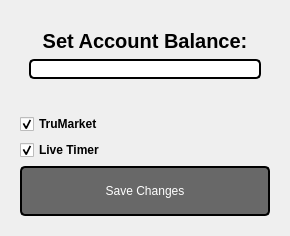
         <widget class="QWidget" name="testPage4">
          <layout class="QVBoxLayout" name="verticalLayout_26">
           <item alignment="Qt::AlignHCenter">
            <widget class="QWidget" name="settingsWidget" native="true">
             <layout class="QVBoxLayout" name="verticalLayout_25">
              <item>
               <widget class="QWidget" name="widget_11" native="true">
                <property name="sizePolicy">
                 <sizepolicy hsizetype="Preferred" vsizetype="Fixed">
                  <horstretch>0</horstretch>
                  <verstretch>0</verstretch>
                 </sizepolicy>
                </property>
                <layout class="QVBoxLayout" name="verticalLayout_27">
                 <item>
                  <widget class="QLabel" name="label">
                   <property name="sizePolicy">
                    <sizepolicy hsizetype="Preferred" vsizetype="Fixed">
                     <horstretch>0</horstretch>
                     <verstretch>0</verstretch>
                    </sizepolicy>
                   </property>
                   <property name="minimumSize">
                    <size>
                     <width>0</width>
                     <height>0</height>
                    </size>
                   </property>
                   <property name="maximumSize">
                    <size>
                     <width>16777215</width>
                     <height>16777215</height>
                    </size>
                   </property>
                   <property name="font">
                    <font>
                     <pointsize>15</pointsize>
                     <weight>75</weight>
                     <bold>true</bold>
                    </font>
                   </property>
                   <property name="styleSheet">
                    <string notr="true">color: rgb(0, 0, 0);</string>
                   </property>
                   <property name="text">
                    <string>Set Account Balance:</string>
                   </property>
                   <property name="alignment">
                    <set>Qt::AlignCenter</set>
                   </property>
                  </widget>
                 </item>
                 <item>
                  <widget class="QLineEdit" name="amountEdit">
                   <property name="sizePolicy">
                    <sizepolicy hsizetype="Preferred" vsizetype="Fixed">
                     <horstretch>0</horstretch>
                     <verstretch>0</verstretch>
                    </sizepolicy>
                   </property>
                   <property name="styleSheet">
                    <string notr="true">background-color: rgb(255, 255, 255);
border-width: 10px;
border-radius: 5px;
color: rgb(0, 0, 0);
border: 2px solid black;</string>
                   </property>
                  </widget>
                 </item>
                </layout>
               </widget>
              </item>
              <item>
               <widget class="QLabel" name="settingsLabel">
                <property name="sizePolicy">
                 <sizepolicy hsizetype="Preferred" vsizetype="Fixed">
                  <horstretch>0</horstretch>
                  <verstretch>0</verstretch>
                 </sizepolicy>
                </property>
                <property name="styleSheet">
                 <string notr="true">color: rgb(0, 0, 0);</string>
                </property>
                <property name="text">
                 <string/>
                </property>
                <property name="alignment">
                 <set>Qt::AlignCenter</set>
                </property>
               </widget>
              </item>
              <item>
               <widget class="QCheckBox" name="checkBox">
                <property name="enabled">
                 <bool>true</bool>
                </property>
                <property name="sizePolicy">
                 <sizepolicy hsizetype="Preferred" vsizetype="Fixed">
                  <horstretch>0</horstretch>
                  <verstretch>0</verstretch>
                 </sizepolicy>
                </property>
                <property name="font">
                 <font>
                  <weight>75</weight>
                  <bold>true</bold>
                 </font>
                </property>
                <property name="layoutDirection">
                 <enum>Qt::LeftToRight</enum>
                </property>
                <property name="styleSheet">
                 <string notr="true">color: rgb(0, 0, 0);</string>
                </property>
                <property name="text">
                 <string>TruMarket</string>
                </property>
                <property name="checked">
                 <bool>true</bool>
                </property>
               </widget>
              </item>
              <item>
               <widget class="QCheckBox" name="liveTimer">
                <property name="enabled">
                 <bool>true</bool>
                </property>
                <property name="sizePolicy">
                 <sizepolicy hsizetype="Preferred" vsizetype="Fixed">
                  <horstretch>0</horstretch>
                  <verstretch>0</verstretch>
                 </sizepolicy>
                </property>
                <property name="font">
                 <font>
                  <weight>75</weight>
                  <bold>true</bold>
                 </font>
                </property>
                <property name="layoutDirection">
                 <enum>Qt::LeftToRight</enum>
                </property>
                <property name="styleSheet">
                 <string notr="true">color: rgb(0, 0, 0);</string>
                </property>
                <property name="text">
                 <string>Live Timer</string>
                </property>
                <property name="checked">
                 <bool>true</bool>
                </property>
               </widget>
              </item>
              <item>
               <widget class="QPushButton" name="buttonEdit">
                <property name="sizePolicy">
                 <sizepolicy hsizetype="Preferred" vsizetype="Fixed">
                  <horstretch>0</horstretch>
                  <verstretch>0</verstretch>
                 </sizepolicy>
                </property>
                <property name="minimumSize">
                 <size>
                  <width>250</width>
                  <height>50</height>
                 </size>
                </property>
                <property name="styleSheet">
                 <string notr="true">QPushButton {
background-color: rgb(104, 104, 104);
border-radius: 5px;
color: rgb(255, 255, 255);
border: 2px solid black;
}

QPushButton:hover {
    background-color: rgb(79, 79, 79);
}

QPushButton:pressed {
    background-color: rgb(49, 49, 49);
}</string>
                </property>
                <property name="text">
                 <string>Save Changes</string>
                </property>
               </widget>
              </item>
             </layout>
            </widget>
           </item>
          </layout>
         </widget>
